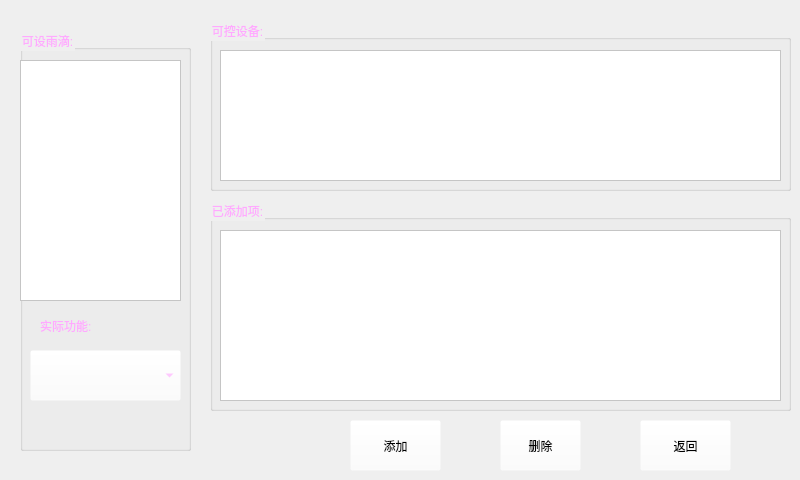
<?xml version="1.0" encoding="UTF-8"?>
<ui version="4.0">
 <class>CRain</class>
 <widget class="QWidget" name="CRain">
  <property name="geometry">
   <rect>
    <x>0</x>
    <y>0</y>
    <width>800</width>
    <height>480</height>
   </rect>
  </property>
  <property name="minimumSize">
   <size>
    <width>800</width>
    <height>480</height>
   </size>
  </property>
  <property name="maximumSize">
   <size>
    <width>800</width>
    <height>480</height>
   </size>
  </property>
  <property name="windowTitle">
   <string>Form</string>
  </property>
  <widget class="QGroupBox" name="groupBox">
   <property name="geometry">
    <rect>
     <x>20</x>
     <y>30</y>
     <width>171</width>
     <height>421</height>
    </rect>
   </property>
   <property name="styleSheet">
    <string notr="true">font: 75 72pt &quot;Ubuntu&quot;;
background-color: rgba(255, 255, 255, 0);
color: rgb(255, 170, 255);</string>
   </property>
   <property name="title">
    <string>可设雨滴:</string>
   </property>
   <widget class="QTableWidget" name="tableWidget">
    <property name="geometry">
     <rect>
      <x>0</x>
      <y>30</y>
      <width>161</width>
      <height>241</height>
     </rect>
    </property>
    <property name="styleSheet">
     <string notr="true">font: 75 72pt &quot;Ubuntu&quot;;
background-color: rgb(255, 255, 255);
color: rgb(0, 0, 127);</string>
    </property>
   </widget>
   <widget class="QLabel" name="label">
    <property name="geometry">
     <rect>
      <x>20</x>
      <y>280</y>
      <width>101</width>
      <height>31</height>
     </rect>
    </property>
    <property name="text">
     <string>实际功能:</string>
    </property>
   </widget>
   <widget class="QComboBox" name="comboBox">
    <property name="geometry">
     <rect>
      <x>10</x>
      <y>320</y>
      <width>151</width>
      <height>51</height>
     </rect>
    </property>
   </widget>
  </widget>
  <widget class="QGroupBox" name="groupBox_2">
   <property name="geometry">
    <rect>
     <x>210</x>
     <y>20</y>
     <width>581</width>
     <height>171</height>
    </rect>
   </property>
   <property name="styleSheet">
    <string notr="true">font: 75 72pt &quot;Ubuntu&quot;;
background-color: rgba(255, 255, 255, 0);
color: rgb(255, 170, 255);</string>
   </property>
   <property name="title">
    <string>可控设备:</string>
   </property>
   <widget class="QTableWidget" name="tableWidget_2">
    <property name="geometry">
     <rect>
      <x>10</x>
      <y>30</y>
      <width>561</width>
      <height>131</height>
     </rect>
    </property>
    <property name="styleSheet">
     <string notr="true">font: 75 72pt &quot;Ubuntu&quot;;
background-color: rgb(255, 255, 255);
color: rgb(0, 0, 127);</string>
    </property>
   </widget>
  </widget>
  <widget class="QGroupBox" name="groupBox_3">
   <property name="geometry">
    <rect>
     <x>210</x>
     <y>200</y>
     <width>581</width>
     <height>211</height>
    </rect>
   </property>
   <property name="styleSheet">
    <string notr="true">background-color: rgba(255, 255, 255, 0);
color: rgb(255, 170, 255);
font: 75 72pt &quot;Ubuntu&quot;;</string>
   </property>
   <property name="title">
    <string>已添加项:</string>
   </property>
   <widget class="QTableWidget" name="tableWidget_3">
    <property name="geometry">
     <rect>
      <x>10</x>
      <y>30</y>
      <width>561</width>
      <height>171</height>
     </rect>
    </property>
    <property name="styleSheet">
     <string notr="true">font: 75 72pt &quot;Ubuntu&quot;;
background-color: rgb(255, 255, 255);
color: rgb(0, 0, 127);</string>
    </property>
   </widget>
  </widget>
  <widget class="QPushButton" name="pushButton">
   <property name="geometry">
    <rect>
     <x>350</x>
     <y>420</y>
     <width>91</width>
     <height>51</height>
    </rect>
   </property>
   <property name="styleSheet">
    <string notr="true">background-color: rgba(255, 255, 255, 0);
font: 75 72pt &quot;Ubuntu&quot;;
color: rgb(0, 0, 0);</string>
   </property>
   <property name="text">
    <string>添加</string>
   </property>
  </widget>
  <widget class="QPushButton" name="pushButton_2">
   <property name="geometry">
    <rect>
     <x>500</x>
     <y>420</y>
     <width>81</width>
     <height>51</height>
    </rect>
   </property>
   <property name="styleSheet">
    <string notr="true">background-color: rgba(255, 255, 255, 0);
color: rgb(0, 0, 0);
font: 75 72pt &quot;Ubuntu&quot;;</string>
   </property>
   <property name="text">
    <string>删除</string>
   </property>
  </widget>
  <widget class="QPushButton" name="pushButton_3">
   <property name="geometry">
    <rect>
     <x>640</x>
     <y>420</y>
     <width>91</width>
     <height>51</height>
    </rect>
   </property>
   <property name="styleSheet">
    <string notr="true">background-color: rgba(255, 255, 255, 0);
color: rgb(0, 0, 0);
font: 75 72pt &quot;Ubuntu&quot;;</string>
   </property>
   <property name="text">
    <string>返回</string>
   </property>
  </widget>
 </widget>
 <resources/>
 <connections/>
</ui>
